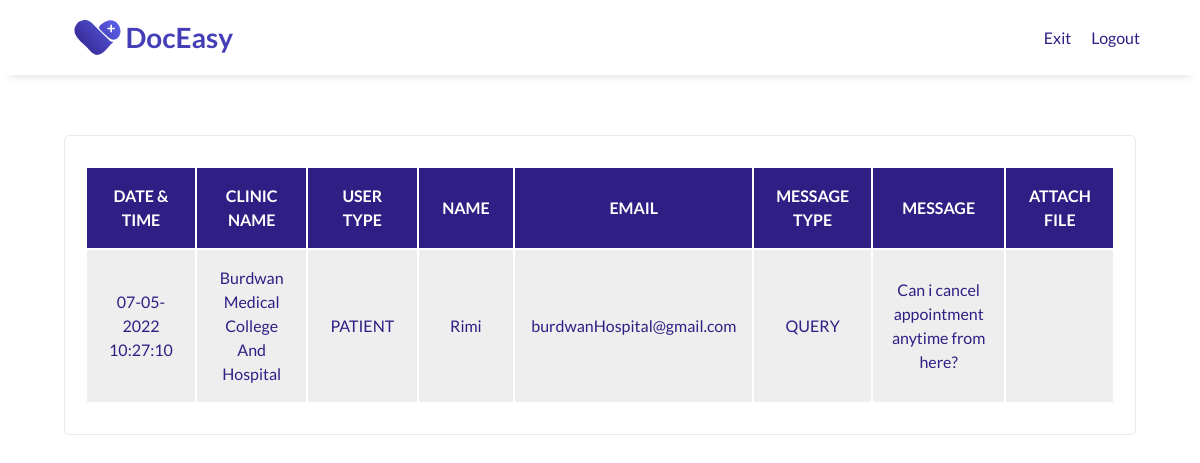
The page /public/feedback/managementFeedback.php (signed in) on the database as committed earlier.
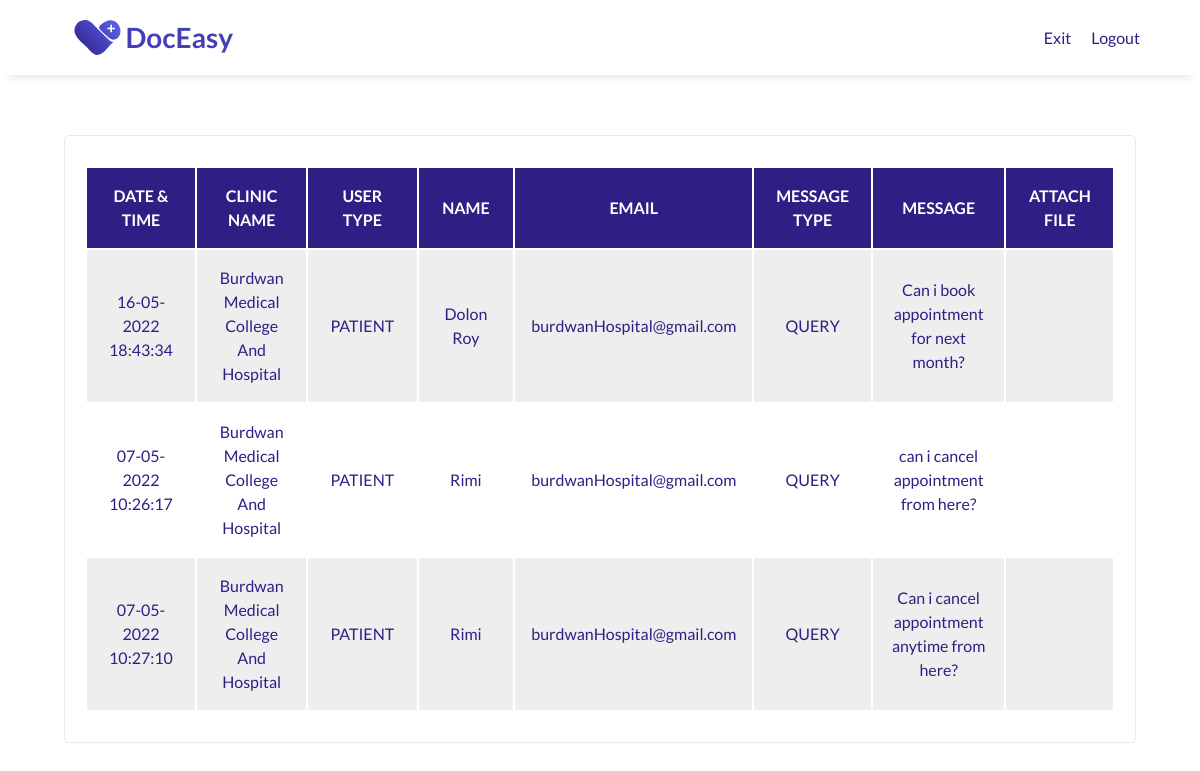
The same page on the database as committed later.
### tables this page shows
CREATE TABLE `clinic_feedback` (
  `id` int(5) NOT NULL,
  `clinic_id` int(4) UNSIGNED DEFAULT NULL,
  `date_time` varchar(50) NOT NULL,
  `user_type` enum('DOCTOR','PATIENT') NOT NULL,
  `name` varchar(50) NOT NULL,
  `email` varchar(50) NOT NULL,
  `message_type` enum('FEEDBACK','COMPLAIN','QUERY','') NOT NULL,
  `message` varchar(500) NOT NULL,
  `attach_file` mediumblob DEFAULT NULL
);

CREATE TABLE `clinic` (
  `id` int(4) UNSIGNED NOT NULL,
  `clinic_name` varchar(100) NOT NULL,
  `licence_no` bigint(15) UNSIGNED NOT NULL,
  `address` varchar(200) NOT NULL,
  `city` varchar(50) NOT NULL,
  `pin_code` int(6) UNSIGNED NOT NULL,
  `contact_no` bigint(10) UNSIGNED NOT NULL,
  `email` varchar(50) NOT NULL,
  `clinic_upi_id` varchar(50) NOT NULL
);

### public/feedback/managementFeedback.php (the view, shortened to what this page needs)
<?php
include "../config.php";
if ($_SESSION["loggedIn"]) {
?>
    <!DOCTYPE html>
    <html lang="en">
    <head>
        <link rel="stylesheet" type="text/css" href="/assets/css/userHistory.css" />
    </head>
    <body>
        <?php
        $clinic_name =  $_SESSION["clinic_name"];
        $full_name =  $_SESSION["full_name"];
        $sql = "SELECT * FROM clinic_feedback, clinic
                WHERE clinic.id = clinic_feedback.clinic_id
                ORDER BY message_type, clinic_name, user_type, name";
        $result = $conn->query($sql);
        $row = $result->fetch_assoc();
        if ($row) {
        ?>
            <header id="header">
                <div class="logo">
                    <a href="/index.php">
                        <img class="logo-img" id="header-img" src="/assets/images/doceasy/doceasy-logo.svg" alt="DocEasy logo" />
                    </a>
                </div>
                <nav id="nav-bar">
                    <ul>
                        <li><a class="nav-link" href="#"><?php echo $clinic_name  ?></a></li>
                        <li><a class="nav-link" href="#"><?php echo $full_name  ?></a></li>
                        <li><a class="nav-link" href="/public/dashboard/managementDash.php">Exit</a></li>
                        <li><a class="nav-link" href="/public/logout/managementLogout.php">Logout</a></li>
                    </ul>
                </nav>
            </header>
            <main>
                <section id="table">
                    <div class="container">
                        <div class="card">
                            <table>
                                <tr>
                                    <th>DATE & TIME</th>
                                    <th>CLINIC NAME</th>
                                    <th>USER TYPE</th>
                                    <th>NAME</th>
                                    <th>EMAIL</th>
                                    <th>MESSAGE TYPE</th>
                                    <th>MESSAGE</th>
                                    <th>ATTACH FILE</th>
                                </tr>
                                <?php
                                while ($row = $result->fetch_assoc()) {
                                ?>
                                    <tr>
                                        <td> <?php echo $row["date_time"]; ?> </td>
                                        <td> <?php echo $row["clinic_name"]; ?> </td>
                                        <td> <?php echo $row["user_type"]; ?> </td>
                                        <td> <?php echo $row["name"]; ?> </td>
                                        <td> <?php echo $row["email"]; ?> </td>
                                        <td> <?php echo $row["message_type"]; ?> </td>
                                        <td> <?php echo $row["message"]; ?> </td>
                                        <td> <?php echo $row["attach_file"]; ?> </td>
                                    </tr>
                                <?php }
                                ?>
                            </table>
                        </div>
                    </div>
                </section>
            </main>
    </body>
<?php
        } else {
            echo "No Record Found";
        }
    } else {
        header("Location: ../login/adminLogin.php");
    }
?>
    </html>

Rows that differ between the two databases and show on the page:
added clinic_feedback: date_time "16-05-2022 18:43:34", clinic.clinic_name "Burdwan Medical College And Hospital", user_type "PATIENT", name "Dolon Roy", clinic.email "burdwanHospital@gmail.com", message_type "QUERY", message "Can i book appointment for next month?"
now on this page (row unchanged): clinic_feedback: date_time "07-05-2022 10:26:17", clinic.clinic_name "Burdwan Medical College And Hospital", user_type "PATIENT", name "Rimi", clinic.email "burdwanHospital@gmail.com", message_type "QUERY", message "can i cancel appointment from here?"
